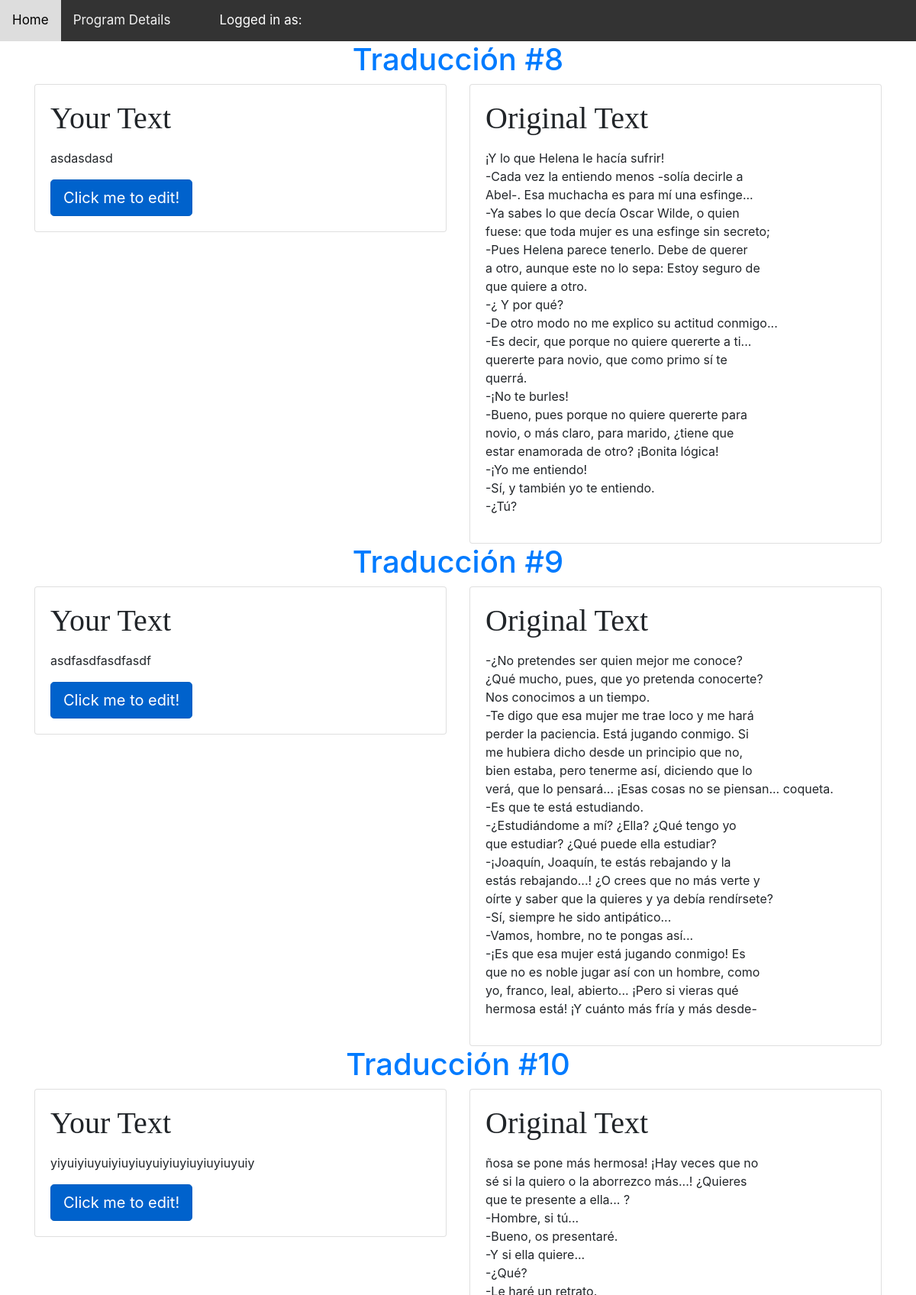
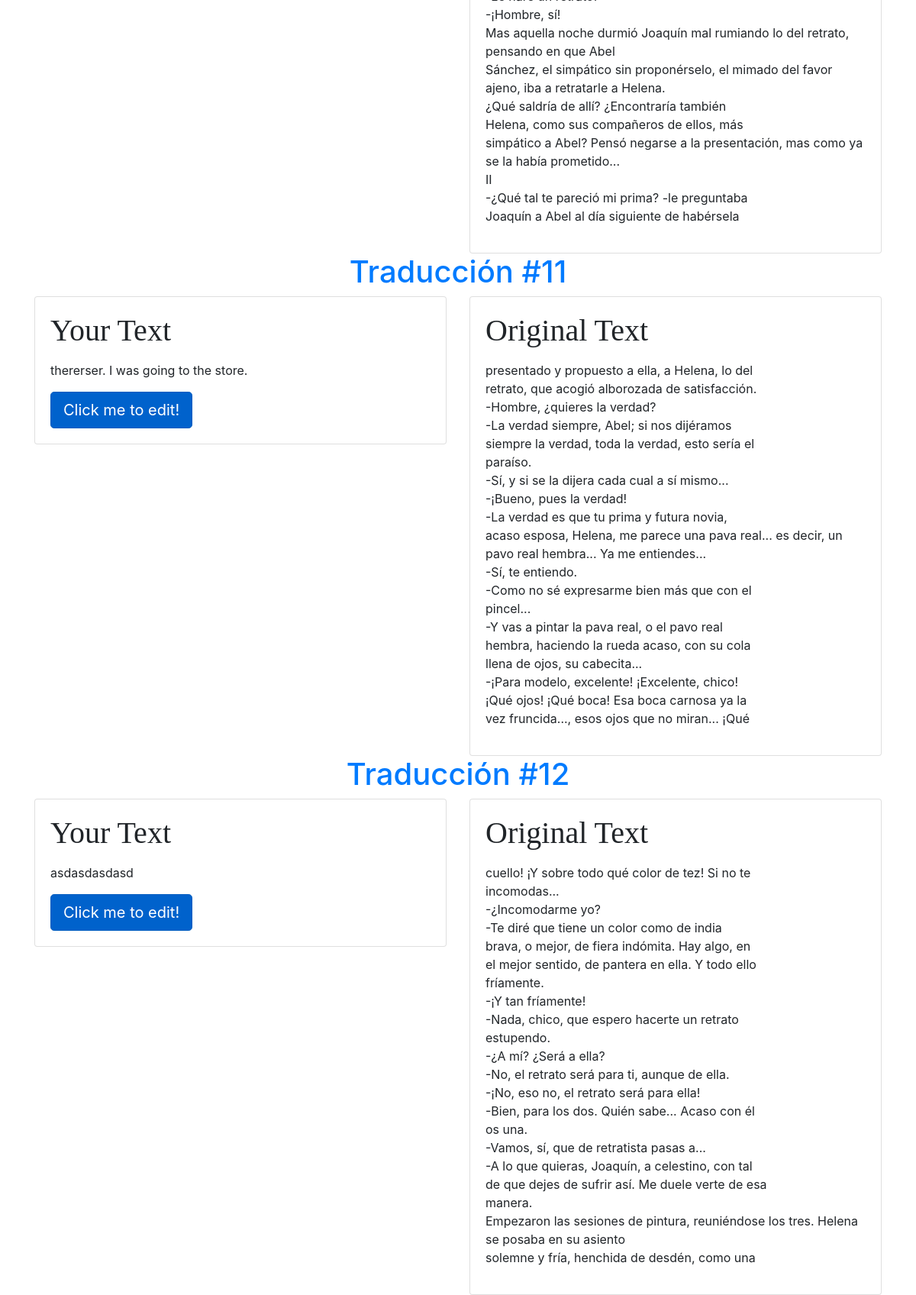
The page /retranslation/Junkinator/spanish/submitted-responses on the database its author committed (2 pictures, top to bottom).
### reTranslation/models.py (models this page shows, shortened)
class Reponse(models.Model):
    program = models.ForeignKey(Program,
                                on_delete=models.CASCADE,
                                related_name='reponses')
    payload = models.ForeignKey(Payload,
                                on_delete=models.PROTECT,
                                related_name='reponses')
    textresponse = models.TextField(max_length=100000,
                                    default=None,verbose_name="Your Translation")
    finished = models.BooleanField(default=False)
    created = models.DateTimeField(default=timezone.now)
    class Meta:
        ordering = ['payload__payloadnumber',]
    def get_absolute_url(self):
        return reverse('retranslation:response_detail', args=[
            self.program.member.username,
            self.program.programName,
            self.payload.payloadnumber
        ])

class Payload(models.Model):
    program_choices = (
        ('french','French'),
        ('spanish','Spanish'),
        ('none','None'),
    )
    payloadnumber = models.IntegerField()
    content = models.TextField(default=None)
    programName = models.CharField(max_length=40,
                                   choices=program_choices,
                                   default='none')
    class Meta:
        ordering = ['programName','payloadnumber']

### reTranslation/views.py (the view)
# urls.py: path('<slug:user>/<slug:programname>/submitted-responses',views.response_storage,name='response_storage'),
def response_storage(request, user, programname):
    responses = Reponse.objects.filter(program__programName=programname,
                                       finished=True,
                                       program__member__username=user)
    program = get_object_or_404(Program,
                                member__username=user,
                                programName=programname)
    return render(request,'reTranslation/submitted_responses.html',
                  {'responses':responses,
                   'program':program})

### reTranslation/templates/reTranslation/submitted_responses.html (shortened to what this page needs)
{% extends "reTranslation/base.html" %}
{% load crispy_forms_filters %}
{% load crispy_forms_tags %}
{% block dynamicNav %}
    <a href="{% url 'retranslation:list_programs' %}">Home</a>
    <a href="{% url 'retranslation:program_detail' user=request.user.username programname=program.programName %}">
        Program Details<a>{{ payload|capfirst }}</a>
    </a>
    <a class="text-white">Logged in as: {{ request.user.username|capfirst }}</a>
{% endblock %}
{% block content %}
    <div class="container">
    {% for response in responses %}
              {%if response.program.programName == "spanish"  %}
        <div class="row">
            <div class="col-lg align-content-center">
                <h1 class="text-center text-primary">Traducción #{{response.payload.payloadnumber }}</h1>
            </div>
        </div>
      {% endif %}
        <div class="row">
            <div class="col-sm-6">
                <div class="card">
                    <div class="card-body">
                        <h5 class="card-title h1 " style="font-family: Bahnschrift;" >Your Text</h5>
                        <p class="card-text">{{ response.textresponse|linebreaks }}</p>
                                        <a class="btn btn-primary btn-lg active"
                   role="button"
                   aria-pressed="true"
                   href="{{ response.get_absolute_url }}">Click me to edit!</a>
                    </div>
                </div>
            </div>
            <div class="col-sm-6">
                <div class="card">
                    <div class="card-body">
                        <h5 class="card-title h1" style="font-family: Bahnschrift;">Original Text</h5>
                        <p class="card-text">{{ response.payload.content|linebreaks }}</p>
                    </div>
                </div>
            </div>
        </div>
{% endfor %}
    </div>
{% endblock %}

### reTranslation/static/translation.css (style rules this page uses)
.topnav a { float: left; color: #f2f2f2; text-align: center; padding: 14px 16px; text-decoration: none; font-size: 17px; }

### rows shown on the page
Reponse: payload.payloadnumber "8", textresponse "asdasdasd", payload.content "¡Y lo que Helena le hacía sufrir! -Cada vez la entiendo menos -solía decirle a Abel-. Esa muchacha es para mí una esfinge... -Ya sabes lo que decía Oscar Wilde, o quien fuese: que toda mujer es una esfinge sin secreto; -Pues Helena parece tenerlo. Debe de querer a otro, aunque este no lo sepa: Estoy seguro de que quiere a otro. -¿ Y por qué? -De otro modo no me explico su actitud conmigo... -Es decir, que porque no quiere quererte a ti... quererte para novio, que como primo sí te querrá. -¡No te burles! -Bueno, pues porque no quiere quererte para novio, o más claro, para marido, ¿tiene que estar enamorada de otro? ¡Bonita lógica! -¡Yo me entiendo! -Sí, y también yo te entiendo. -¿Tú?"
Reponse: payload.payloadnumber "9", textresponse "asdfasdfasdfasdf", payload.content "-¿No pretendes ser quien mejor me conoce? ¿Qué mucho, pues, que yo pretenda conocerte? Nos conocimos a un tiempo. -Te digo que esa mujer me trae loco y me hará perder la paciencia. Está jugando conmigo. Si me hubiera dicho desde un principio que no, bien estaba, pero tenerme así, diciendo que lo verá, que lo pensará... ¡Esas cosas no se piensan... coqueta. -Es que te está estudiando. -¿Estudiándome a mí? ¿Ella? ¿Qué tengo yo que estudiar? ¿Qué puede ella estudiar? -¡Joaquín, Joaquín, te estás rebajando y la estás rebajando...! ¿O crees que no más verte y oírte y saber que la quieres y ya debía rendírsete? -Sí, siempre he sido antipático... -Vamos, hombre, no te pongas así... -¡Es que esa…"
Reponse: payload.payloadnumber "10", textresponse "yiyuiyiuyuiyiuyiuyuiyiuyiuyiuyiuyuiy", payload.content "ñosa se pone más hermosa! ¡Hay veces que no sé si la quiero o la aborrezco más...! ¿Quieres que te presente a ella... ? -Hombre, si tú... -Bueno, os presentaré. -Y si ella quiere... -¿Qué? -Le haré un retrato. -¡Hombre, sí! Mas aquella noche durmió Joaquín mal rumiando lo del retrato, pensando en que Abel Sánchez, el simpático sin proponérselo, el mimado del favor ajeno, iba a retratarle a Helena. ¿Qué saldría de allí? ¿Encontraría también Helena, como sus compañeros de ellos, más simpático a Abel? Pensó negarse a la presentación, mas como ya se la había prometido... II -¿Qué tal te pareció mi prima? -le preguntaba Joaquín a Abel al día siguiente de habérsela"
Reponse: payload.payloadnumber "11", textresponse "thererser. I was going to the store.", payload.content "presentado y propuesto a ella, a Helena, lo del retrato, que acogió alborozada de satisfacción. -Hombre, ¿quieres la verdad? -La verdad siempre, Abel; si nos dijéramos siempre la verdad, toda la verdad, esto sería el paraíso. -Sí, y si se la dijera cada cual a sí mismo... -¡Bueno, pues la verdad! -La verdad es que tu prima y futura novia, acaso esposa, Helena, me parece una pava real... es decir, un pavo real hembra... Ya me entiendes... -Sí, te entiendo. -Como no sé expresarme bien más que con el pincel... -Y vas a pintar la pava real, o el pavo real hembra, haciendo la rueda acaso, con su cola llena de ojos, su cabecita... -¡Para modelo, excelente! ¡Excelente, chico! ¡Qué ojos! ¡Qué boca!…"
Reponse: payload.payloadnumber "12", textresponse "asdasdasdasd", payload.content "cuello! ¡Y sobre todo qué color de tez! Si no te incomodas... -¿Incomodarme yo? -Te diré que tiene un color como de india brava, o mejor, de fiera indómita. Hay algo, en el mejor sentido, de pantera en ella. Y todo ello fríamente. -¡Y tan fríamente! -Nada, chico, que espero hacerte un retrato estupendo. -¿A mí? ¿Será a ella? -No, el retrato será para ti, aunque de ella. -¡No, eso no, el retrato será para ella! -Bien, para los dos. Quién sabe... Acaso con él os una. -Vamos, sí, que de retratista pasas a... -A lo que quieras, Joaquín, a celestino, con tal de que dejes de sufrir así. Me duele verte de esa manera. Empezaron las sesiones de pintura, reuniéndose los tres. Helena se posaba en su…"
